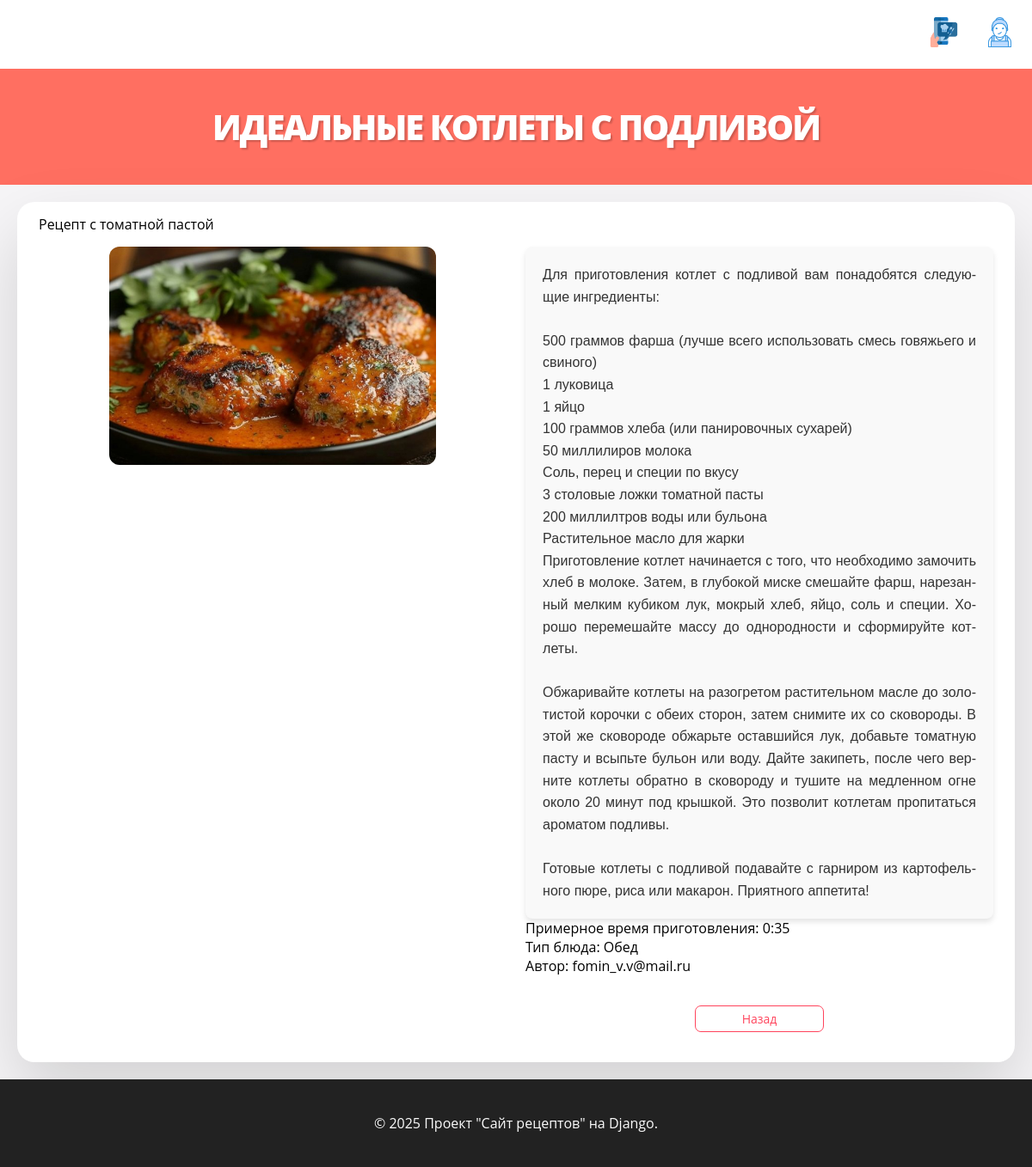
Screenshot of /recipe_detail/4 with the database file from the repository.
### recipebookapp/models.py (models this page shows)
class Recipe(models.Model):
    title = models.CharField(max_length=100)
    description = models.TextField()
    cooking_steps = models.TextField()
    cooking_time = models.TimeField()
    image = models.ImageField(null=True, upload_to='recipes/', blank=True)
    entry_date = models.DateTimeField(auto_now_add=True)
    is_visible = models.BooleanField(default=True)
    author = models.ForeignKey('CustomUser', on_delete=models.SET_NULL, null=True)
    category = models.ForeignKey('Category', on_delete=models.SET_NULL, null=True, blank=True)

class Category(models.Model):
    title = models.CharField(max_length=100, default="Без названия")  # Добавляем значение по умолчанию
    def __str__(self):
        return self.title

class CustomUser(AbstractUser):
    email = models.EmailField(unique=True)
    USERNAME_FIELD = 'email'  # Переопределяем поле для входа
    REQUIRED_FIELDS = ["username"]  # Обязательные поля для создания суперпользователя
    class Meta:
        constraints = [
            CheckConstraint(check=Q(email=Lower("email")), name="user_email_lower"),
        ]

### recipebookapp/views.py (the view)
# urls.py: path('recipe_detail/<int:recipe_id>', views.recipe_detail, name='recipe_detail'),
@log_this
def recipe_detail(request, recipe_id):
    recipe = get_object_or_404(Recipe, id=recipe_id)
    context = {
        'recipe': recipe
    }
    return render(request, 'recipebookapp/recipe_detail.html', context)

### recipebookapp/views.py (called while the page is built)
def log_this(f):
    @wraps(f)
    def wrapper(*args, **kwargs):
        res = f(*args, **kwargs)
        logger.info(f'Func "{f.__name__}" was called')
        return res
    return wrapper

### recipebookapp/templates/recipebookapp/recipe_detail.html (shortened to what this page needs)
{% extends 'base.html' %}
{% load static %}
{% block my_style %}
<link rel="stylesheet" href="{% static 'css/styles.css' %}">
<link rel="stylesheet" href="{% static 'css/recipe_detail.css' %}">
{% endblock %}
{% block header %}
{{ recipe.title }}
{% endblock %}
{% block user %}
{% if not user.is_authenticated %}
<li>
    <a class="main_menu__link" href="/user/" data-title="Доступ на кухню"><img style="width: 35px;"
    src="{% static 'img/cooker_unknown.png' %}">
    </a>
</li>
{% endif %}
{% endblock %}
{% block content %}
<div class="recipe_common">
    <div class="recipe_description">{{ recipe.description }}</div>
    <div class="recipe_container">
        <div class="recipe_left">
            <div class="recipe_image">
                {% if recipe.image %}
                <img src="{{ recipe.image.url }}" alt="">
                {% else %}
                <img src="{% static 'img/default_recipe_img.jpg' %}" alt="">
                {% endif %}
            </div>
        </div>
        <div class="recipe_right">
            <div class="recipe_cooking">{{ recipe.cooking_steps }}</div>
            <div class="recipe_info">
                <p>Примерное время приготовления: {{ recipe.cooking_time }}</p>
                {% if recipe.category %}
                <p>Тип блюда: {{ recipe.category }}</p>
                {% endif %}
                {% if recipe.author %}
                <div class="recipe_author">Автор: {{ recipe.author }}</div>
                {% endif %}
            </div>
            <div class="recipe_buttons">
                <a class="recipe_btn" href="/">Назад</a>
            </div>
        </div>
    </div>
</div>
{% endblock %}

### static/css/styles.css (style rules this page uses)
* { padding: 0; margin: 0; box-sizing: border-box; }
body { min-height: 100vh; display: flex; flex-direction: column; font-family: "Open Sans",sans-serif; background: #f6f5f7; }
a { text-decoration: none; }
.main_menu__link { position: relative; }

### static/css/recipe_detail.css (style rules this page uses)
.recipe_common { display: flex; flex-direction: column; justify-content: center; align-items: flex-start; padding: 15px 25px; gap: 15px; background: #FFF; border-radius: 20px; transition: 0.5s; box-shadow: 0 35px 80px rgba(0, 0, 0, 0.15); }
.recipe_container { display: flex; justify-content: space-between; }
.recipe_left, .recipe_right { width: 49%; }
.recipe_image { display: flex; justify-content: center; align-items: center; }
.recipe_image img { width: 70%; border-radius: 12px; overflow: hidden; }
.recipe_right, .recipe_info { display: flex; flex-direction: column; justify-content: space-between; }
.recipe_cooking { height: -webkit-fill-available; text-align: justify; font-family: 'Titillium Web', sans-serif; font-size: 1rem; line-height: 1.6; color: #333; padding: 20px; overflow-y: auto; white-space: pre-line; word-wrap: break-word; hyphens: auto; background-color: #f9f9f9; border-radius: 8px; box-shadow: 0 4px 6px rgba(0, 0, 0, 0.1); }
.recipe_info { display: flex; justify-content: space-between; }
.recipe_buttons { margin-top: 15px; display: flex; flex-direction: column; gap: 10px; align-items: flex-end; }
.recipe_btn { cursor: pointer; width: 150px; text-align: center; font-family: "Open Sans",sans-serif; font-size: 14px; color: #ff445c; border: 1px solid; border-radius: 7px; padding: 5px 10px; border-color: #ff445c; background: transparent; transition: all 0.5s; display: block; margin: 20px auto; }

### rows the page displays
Recipe: title "ИДЕАЛЬНЫЕ КОТЛЕТЫ С ПОДЛИВОЙ", description "Рецепт с томатной пастой", image (picture), cooking_steps "Для приготовления котлет с подливой вам понадобятся следующие ингредиенты: 500 граммов фарша (лучше всего использовать смесь говяжьего и свиного) 1 луковица 1 яйцо 100 граммов хлеба (или панировочных сухарей) 50 миллилиров молока Соль, перец и специи по вкусу 3 столовые ложки томатной пасты 200 миллилтров воды или бульона Растительное масло для жарки Приготовление котлет начинается с того, что необходимо замочить хлеб в молоке. Затем, в глубокой миске смешайте фарш, нарезанный мелким кубиком лук, мокрый хлеб, яйцо, соль и специи. Хорошо перемешайте массу до однородности и сформируйте котлеты. Обжаривайте котлеты на разогретом растительном масле до золотистой корочки с обеих сторон, затем…", cooking_time "0:35", category "Обед", author "fomin_v.v@mail.ru"
